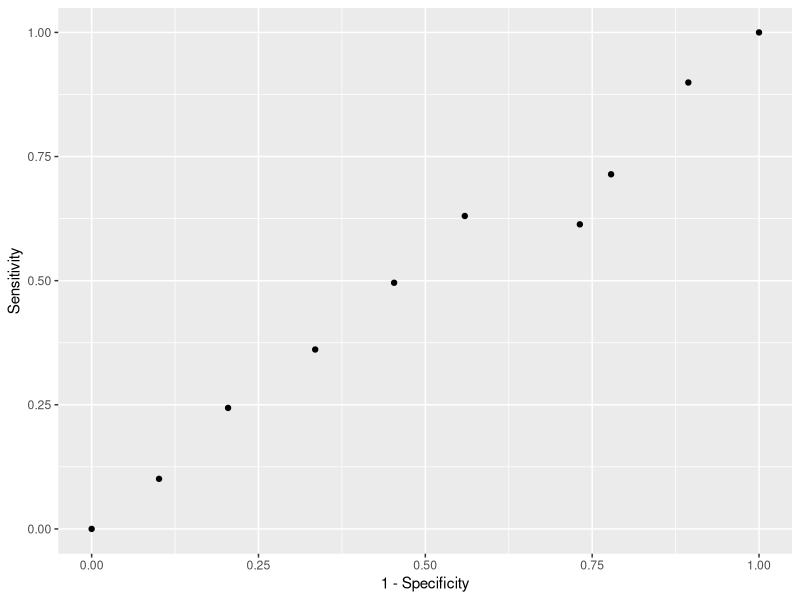
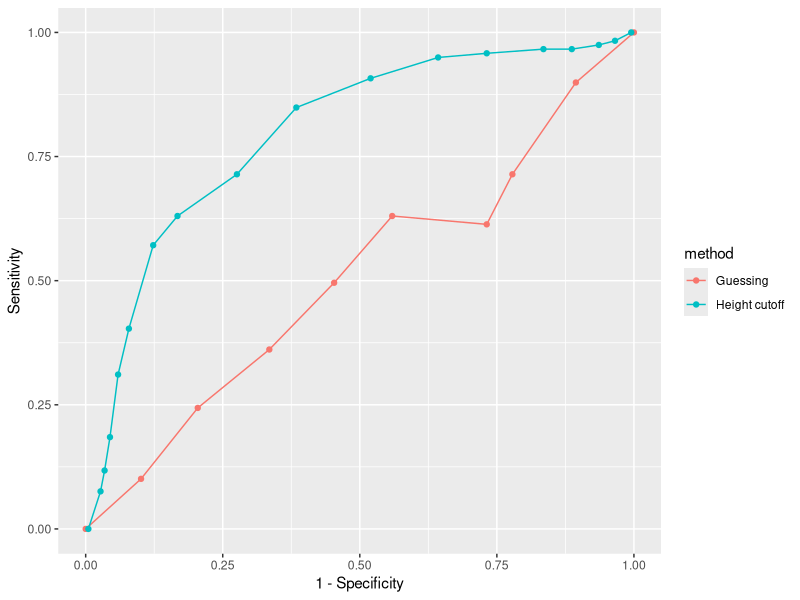
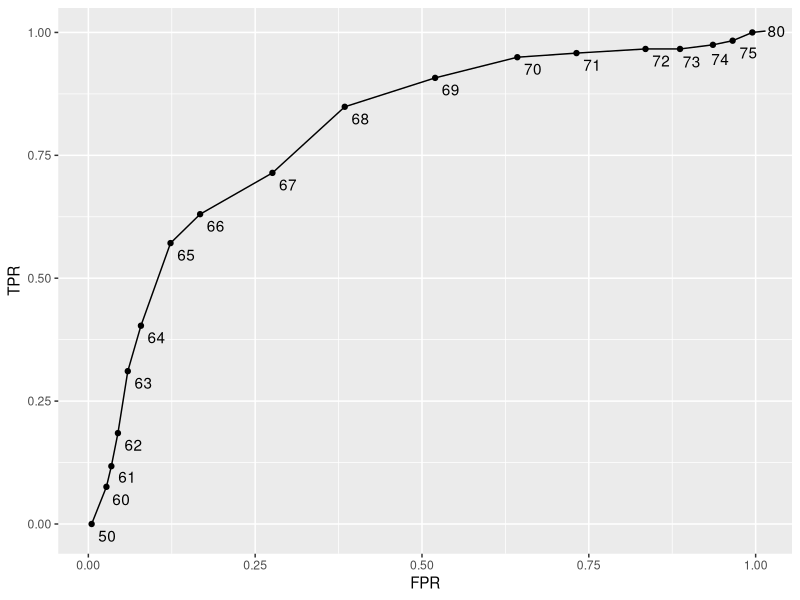
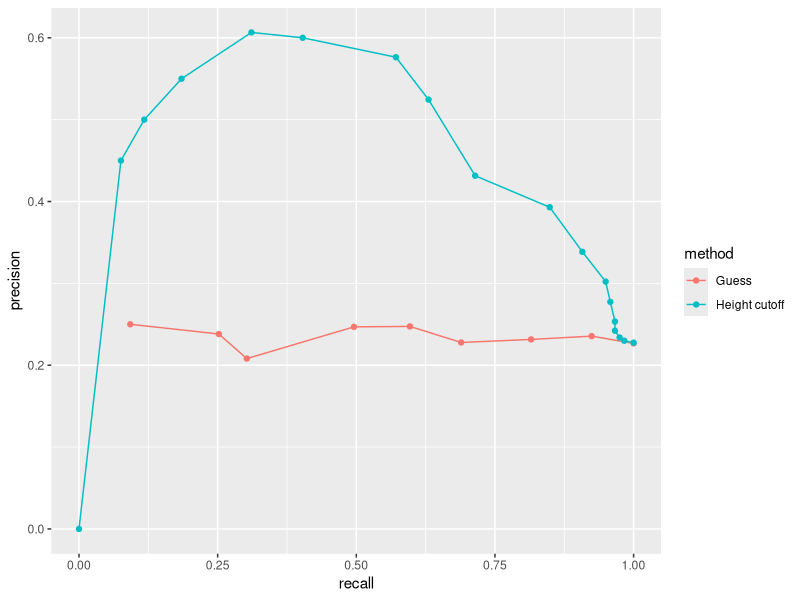
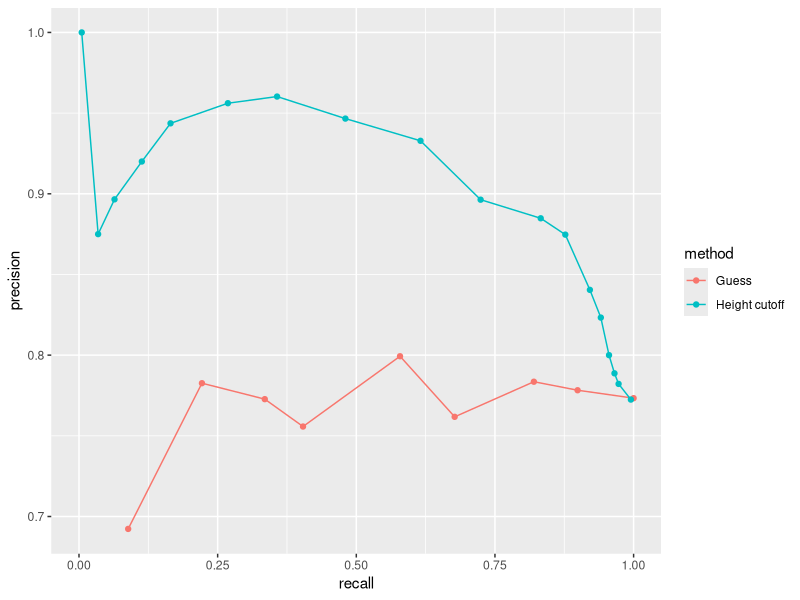

R code for these plots, in order:
library(tidyverse)
library(caret)
library(dslabs)


#load data
data(heights)
summary(heights)

# define the outcome and predictors
#dependent/outcome
y <- heights$sex
#independent/input
x <- heights$height

# partition training and test sets - index on y
set.seed(2007)
test_index <- createDataPartition(y, times = 1, p = 0.5, list = FALSE)

str(test_index)

test_set <- heights[test_index, ]
train_set <- heights[-test_index, ]

nrow(train_set)
nrow(test_set)



# guess the outcome - using "sample"
##Outcome will be in - ("Male", "Female")
## length of sample - entire test-set
y_hat <- sample(c("Male", "Female"), length(test_index), replace = TRUE)

y_hat <- sample(c("Male", "Female"), length(test_index), replace = TRUE) %>% 
  factor(levels = levels(test_set$sex))


# compute accuracy
mean(y_hat == test_set$sex)

#Can we do better? Exploratory data analysis suggests we can because, on average, males are slightly taller than females:
heights %>% group_by(sex) %>% summarize(mean(height), sd(height))
#But how do we make use of this insight? Let’s try another simple approach: predict Male if height is within two standard deviations from the average male:

y_hat <- ifelse(x > 62, "Male", "Female") %>% 
  factor(levels = levels(test_set$sex))

mean(y == y_hat)


#But can we do even better? In the example above, we used a cutoff of 62, but we can examine the accuracy obtained for other cutoffs and then pick the value that provides the best results. But remember, it is important that we optimize the cutoff using only the training set: the test set is only for evaluation. Although for this simplistic example it is not much of a problem, later we will learn that evaluating an algorithm on the training set can lead to overfitting, which often results in dangerously over-optimistic assessments.
#Here we examine the accuracy of 10 different cutoffs and pick the one yielding the best result:
  

# examine the accuracy of 10 cutoffs
cutoff <- seq(61, 70)

accuracy <- map_dbl(cutoff, function(x){
  y_hat <- ifelse(train_set$height > x, "Male", "Female") %>% 
    factor(levels = levels(test_set$sex))
  mean(y_hat == train_set$sex)
})

max(accuracy)
best_cutoff <- cutoff[which.max(accuracy)]
best_cutoff

#We can now test this cutoff on our test set to make sure our accuracy is not overly optimistic:
## use it on test set
y_hat <- ifelse(test_set$height > best_cutoff, "Male", "Female") %>% 
  factor(levels = levels(test_set$sex))
y_hat <- factor(y_hat)
mean(y_hat == test_set$sex)


# tabulate each combination of prediction and actual value
table(predicted = y_hat, actual = test_set$sex)
test_set %>% 
  mutate(y_hat = y_hat) %>%
  group_by(sex) %>% 
  summarize(accuracy = mean(y_hat == sex))
prev <- mean(y == "Male")


confusionMatrix(data = y_hat, reference = test_set$sex)

summary(heights)



# maximize F-score
cutoff <- seq(61, 70)
F_1 <- map_dbl (cutoff, function(x){
                                    y_hat <- ifelse(train_set$height > x, "Male", "Female") %>% 
                                    factor(levels = levels(test_set$sex))
                                    F_meas(data = y_hat, reference = factor(train_set$sex))
                                  }
                            )

max(F_1)

best_cutoff <- cutoff[which.max(F_1)]

y_hat <- ifelse(test_set$height > best_cutoff, "Male", "Female") %>% 
  factor(levels = levels(test_set$sex))

sensitivity(data = y_hat, reference = test_set$sex)
specificity(data = y_hat, reference = test_set$sex)

confusionMatrix(data = y_hat, reference = test_set$sex)


#Prevalence: How often does the yes condition actually occur in our sample?

p <- 0.9
n <- length(test_index)
y_hat <- sample(c("Male", "Female"), n, replace = TRUE, prob=c(p, 1-p)) %>% 
  factor(levels = levels(test_set$sex))
mean(y_hat == test_set$sex)

# ROC curve
probs <- seq(0, 1, length.out = 10)
guessing <- map_df(probs, function(p){
  y_hat <- 
    sample(c("Male", "Female"), n, replace = TRUE, prob=c(p, 1-p)) %>% 
    factor(levels = c("Female", "Male"))
  list(method = "Guessing",
       FPR = 1 - specificity(y_hat, test_set$sex),
       TPR = sensitivity(y_hat, test_set$sex))
})
guessing %>% qplot(FPR, TPR, data =., xlab = "1 - Specificity", ylab = "Sensitivity")

cutoffs <- c(50, seq(60, 75), 80)
height_cutoff <- map_df(cutoffs, function(x){
  y_hat <- ifelse(test_set$height > x, "Male", "Female") %>% 
    factor(levels = c("Female", "Male"))
  list(method = "Height cutoff",
       FPR = 1-specificity(y_hat, test_set$sex),
       TPR = sensitivity(y_hat, test_set$sex))
})

# plot both curves together
bind_rows(guessing, height_cutoff) %>%
  ggplot(aes(FPR, TPR, color = method)) +
  geom_line() +
  geom_point() +
  xlab("1 - Specificity") +
  ylab("Sensitivity")

library(ggrepel)
map_df(cutoffs, function(x){
  y_hat <- ifelse(test_set$height > x, "Male", "Female") %>% 
    factor(levels = c("Female", "Male"))
  list(method = "Height cutoff",
       cutoff = x, 
       FPR = 1-specificity(y_hat, test_set$sex),
       TPR = sensitivity(y_hat, test_set$sex))
}) %>%
  ggplot(aes(FPR, TPR, label = cutoff)) +
  geom_line() +
  geom_point() +
  geom_text_repel(nudge_x = 0.01, nudge_y = -0.01)

# plot precision against recall
guessing <- map_df(probs, function(p){
  y_hat <- sample(c("Male", "Female"), length(test_index), 
                  replace = TRUE, prob=c(p, 1-p)) %>% 
    factor(levels = c("Female", "Male"))
  list(method = "Guess",
       recall = sensitivity(y_hat, test_set$sex),
       precision = precision(y_hat, test_set$sex))
})

height_cutoff <- map_df(cutoffs, function(x){
  y_hat <- ifelse(test_set$height > x, "Male", "Female") %>% 
    factor(levels = c("Female", "Male"))
  list(method = "Height cutoff",
       recall = sensitivity(y_hat, test_set$sex),
       precision = precision(y_hat, test_set$sex))
})

bind_rows(guessing, height_cutoff) %>%
  ggplot(aes(recall, precision, color = method)) +
  geom_line() +
  geom_point()
guessing <- map_df(probs, function(p){
  y_hat <- sample(c("Male", "Female"), length(test_index), replace = TRUE, 
                  prob=c(p, 1-p)) %>% 
    factor(levels = c("Male", "Female"))
  list(method = "Guess",
       recall = sensitivity(y_hat, relevel(test_set$sex, "Male", "Female")),
       precision = precision(y_hat, relevel(test_set$sex, "Male", "Female")))
})

height_cutoff <- map_df(cutoffs, function(x){
  y_hat <- ifelse(test_set$height > x, "Male", "Female") %>% 
    factor(levels = c("Male", "Female"))
  list(method = "Height cutoff",
       recall = sensitivity(y_hat, relevel(test_set$sex, "Male", "Female")),
       precision = precision(y_hat, relevel(test_set$sex, "Male", "Female")))
})

bind_rows(guessing, height_cutoff) %>%
  ggplot(aes(recall, precision, color = method)) +
  geom_line() +
  geom_point()
